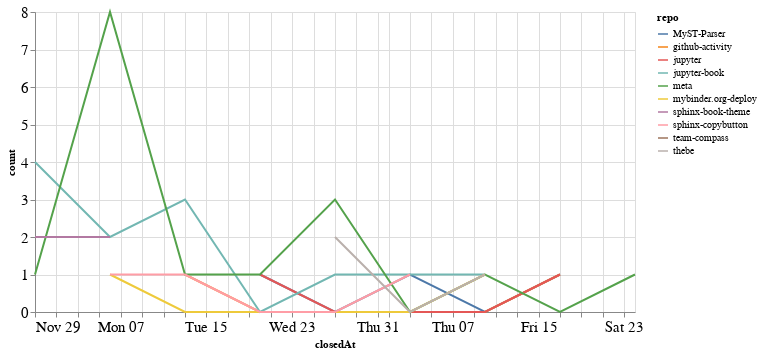

Notebook cell for this chart:
### Code cell
closed_by_time = closed_by.groupby('repo').resample('W', on='closedAt').count()['author'].reset_index()
closed_by_time = closed_by_time.rename(columns={'author': 'count'})

alt.Chart(closed_by_time, width=600).mark_line().encode(
    x='closedAt',
    y='count',
    color='repo',
    tooltip="repo"
)

### Figure 1 — Vega-Lite specification as saved in the notebook (floating-point values rounded to 4 significant figures)
{"config": {"axisLeft": {"labelFontSize": 15}, "axisBottom": {"labelFontSize": 15}}, "data": {"name": "data-b444344c67ccaca1dd6e4763fff3a802"}, "mark": "line", "encoding": {"color": {"type": "nominal", "field": "repo"}, "tooltip": {"type": "nominal", "field": "repo"}, "x": {"type": "temporal", "field": "closedAt"}, "y": {"type": "quantitative", "field": "count"}}, "width": 600, "$schema": "https://vega.github.io/schema/vega-lite/v4.8.1.json", "datasets": {"data-b444344c67ccaca1dd6e4763fff3a802": [{"repo": "MyST-Parser", "closedAt": "2020-12-20T00:00:00", "count": 1}, {"repo": "MyST-Parser", "closedAt": "2020-12-27T00:00:00", "count": 0}, {"repo": "MyST-Parser", "closedAt": "2021-01-03T00:00:00", "count": 1}, {"repo": "MyST-Parser", "closedAt": "2021-01-10T00:00:00", "count": 0}, {"repo": "MyST-Parser", "closedAt": "2021-01-17T00:00:00", "count": 1}, {"repo": "github-activity", "closedAt": "2020-12-13T00:00:00", "count": 1}, {"repo": "github-activity", "closedAt": "2020-12-20T00:00:00", "count": 0}, {"repo": "github-activity", "closedAt": "2020-12-27T00:00:00", "count": 0}, {"repo": "github-activity", "closedAt": "2021-01-03T00:00:00", "count": 0}, {"repo": "github-activity", "closedAt": "2021-01-10T00:00:00", "count": 0}, {"repo": "github-activity", "closedAt": "2021-01-17T00:00:00", "count": 1}, {"repo": "jupyter", "closedAt": "2020-12-20T00:00:00", "count": 1}, {"repo": "jupyter", "closedAt": "2020-12-27T00:00:00", "count": 0}, {"repo": "jupyter", "closedAt": "2021-01-03T00:00:00", "count": 0}, {"repo": "jupyter", "closedAt": "2021-01-10T00:00:00", "count": 0}, {"repo": "jupyter", "closedAt": "2021-01-17T00:00:00", "count": 1}, {"repo": "jupyter-book", "closedAt": "2020-11-29T00:00:00", "count": 4}, {"repo": "jupyter-book", "closedAt": "2020-12-06T00:00:00", "count": 2}, {"repo": "jupyter-book", "closedAt": "2020-12-13T00:00:00", "count": 3}, {"repo": "jupyter-book", "closedAt": "2020-12-20T00:00:00", "count": 0}, {"repo": "jupyter-book", "closedAt": "2020-12-27T00:00:00", "count": 1}, {"repo": "jupyter-book", "closedAt": "2021-01-03T00:00:00", "count": 1}, {"repo": "jupyter-book", "closedAt": "2021-01-10T00:00:00", "count": 1}, {"repo": "meta", "closedAt": "2020-11-29T00:00:00", "count": 1}, {"repo": "meta", "closedAt": "2020-12-06T00:00:00", "count": 8}, {"repo": "meta", "closedAt": "2020-12-13T00:00:00", "count": 1}, {"repo": "meta", "closedAt": "2020-12-20T00:00:00", "count": 1}, {"repo": "meta", "closedAt": "2020-12-27T00:00:00", "count": 3}, {"repo": "meta", "closedAt": "2021-01-03T00:00:00", "count": 0}, {"repo": "meta", "closedAt": "2021-01-10T00:00:00", "count": 1}, {"repo": "meta", "closedAt": "2021-01-17T00:00:00", "count": 0}, {"repo": "meta", "closedAt": "2021-01-24T00:00:00", "count": 1}, {"repo": "mybinder.org-deploy", "closedAt": "2020-12-06T00:00:00", "count": 1}, {"repo": "mybinder.org-deploy", "closedAt": "2020-12-13T00:00:00", "count": 0}, {"repo": "mybinder.org-deploy", "closedAt": "2020-12-20T00:00:00", "count": 0}, {"repo": "mybinder.org-deploy", "closedAt": "2020-12-27T00:00:00", "count": 0}, {"repo": "mybinder.org-deploy", "closedAt": "2021-01-03T00:00:00", "count": 0}, {"repo": "mybinder.org-deploy", "closedAt": "2021-01-10T00:00:00", "count": 1}, {"repo": "sphinx-book-theme", "closedAt": "2020-11-29T00:00:00", "count": 2}, {"repo": "sphinx-book-theme", "closedAt": "2020-12-06T00:00:00", "count": 2}, {"repo": "sphinx-copybutton", "closedAt": "2020-12-06T00:00:00", "count": 1}, {"repo": "sphinx-copybutton", "closedAt": "2020-12-13T00:00:00", "count": 1}, {"repo": "sphinx-copybutton", "closedAt": "2020-12-20T00:00:00", "count": 0}, {"repo": "sphinx-copybutton", "closedAt": "2020-12-27T00:00:00", "count": 0}, {"repo": "sphinx-copybutton", "closedAt": "2021-01-03T00:00:00", "count": 1}, {"repo": "team-compass", "closedAt": "2020-12-20T00:00:00", "count": 1}, {"repo": "thebe", "closedAt": "2020-12-27T00:00:00", "count": 2}, {"repo": "thebe", "closedAt": "2021-01-03T00:00:00", "count": 0}, {"repo": "thebe", "closedAt": "2021-01-10T00:00:00", "count": 1}]}}
